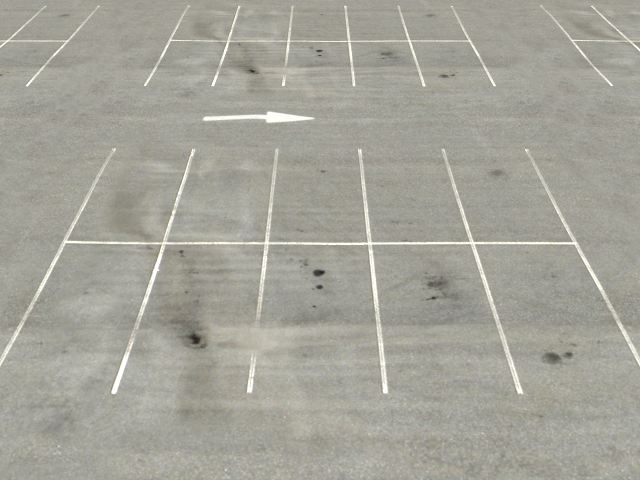
#> input picture Script Python/img/parking_vide.jpg, 640 x 480 px
$ python perspective_transormation.py
#> lines starting #> are read from the running program, lines starting #| are printed output that depends on the picture
import cv2
import numpy as np

img = cv2.imread("img/parking_vide.jpg")
#> img is the input picture: shape (480, 640, 3); mean B, G, R 153.2, 163.3, 164.3
'''
cv2.circle(img, (185, 7), 5, (255, 0, 0), -1)
cv2.circle(img, (454, 7), 5, (255, 0, 0), -1)
cv2.circle(img, (-10, 390), 5, (255, 0, 0), -1)
cv2.circle(img, (645, 390), 5, (255, 0, 0), -1)
'''
perspective_ancien = np.float32([[185, 7], [454, 7], [-10, 390], [645, 390]])
perspective_nouveau = np.float32([[0, 0], [500, 0], [0, 700], [500, 700]])
matrix = cv2.getPerspectiveTransform(perspective_ancien, perspective_nouveau)

result = cv2.warpPerspective(img, matrix, (500, 700))
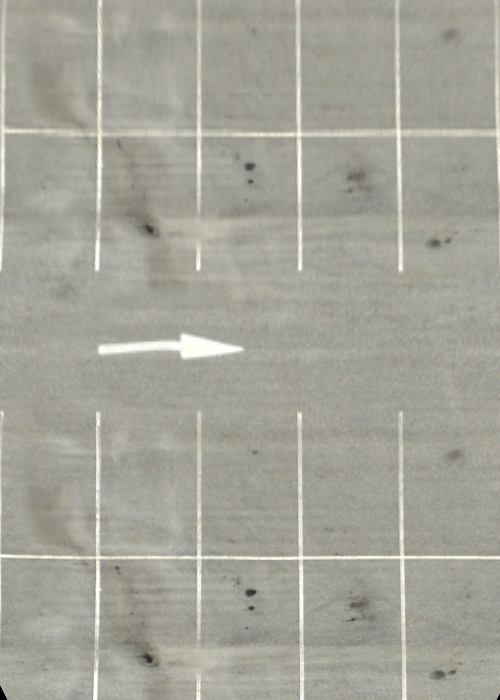
#> result: shape (700, 500, 3); mean B, G, R 153.1, 163.4, 164.5

cv2.imshow("Img", img)
cv2.imshow("Perspective transformation", result)
cv2.imwrite("img/parking_vide_modif.jpg", result)

cv2.waitKey(0)
cv2.destroyAllWindows()
